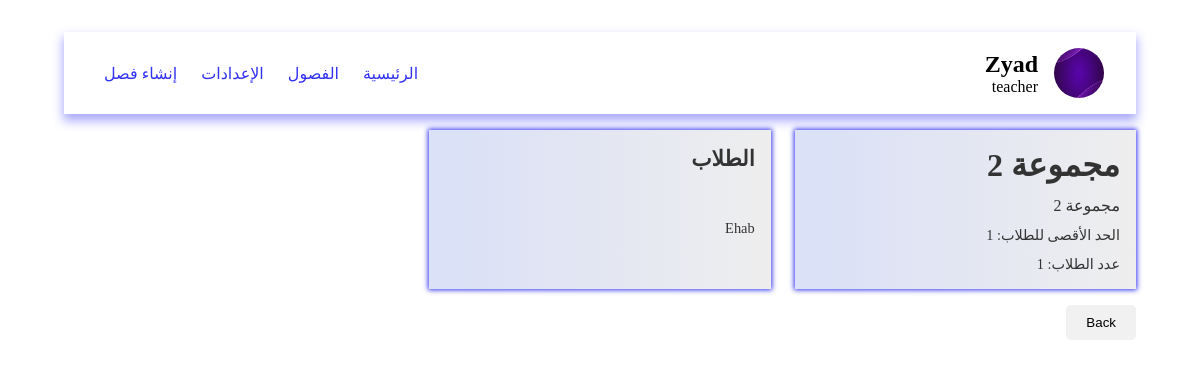
/pages/viewGroupDetails.php?id=14 (signed in), run on the app's committed database.
### tables this page shows
CREATE TABLE groups (
    id INTEGER PRIMARY KEY, 
    title TEXT, 
    description TEXT, 
    "limit" INTEGER, 
    members INTEGER, 
    class_id INTEGER);

CREATE TABLE users (
    id INTEGER PRIMARY KEY, 
    name TEXT, 
    email TEXT UNIQUE, 
    password TEXT UNIQUE, 
    role TEXT
);

### data/db.php (called while the page is built, shortened)
<?php
$db = new SQLite3('../data/database.db');
$db->exec('CREATE TABLE IF NOT EXISTS users (
    id INTEGER PRIMARY KEY,
    name TEXT,
    email TEXT UNIQUE,
    password TEXT UNIQUE,
    role TEXT
)');
$db->exec('CREATE TABLE IF NOT EXISTS classes (
    id INTEGER PRIMARY KEY,
    title TEXT,
    description TEXT,
    "limit" INTEGER,
    teacher_id INTEGER
)');
$db->exec('CREATE TABLE IF NOT EXISTS groups (
    id INTEGER PRIMARY KEY,
    title TEXT,
    description TEXT,
    "limit" INTEGER,
    members INTEGER,
    class_id INTEGER
)');
$db->exec('CREATE TABLE IF NOT EXISTS group_students (
    group_id INTEGER,
    student_id INTEGER
)');
function getGroup($id)
{
    global $db;
    $stmt = $db->prepare('SELECT * FROM groups WHERE id = :id');
    $stmt->bindValue(':id', $id, SQLITE3_INTEGER);
    $result = $stmt->execute();
    if ($result) {
        return $result->fetchArray(SQLITE3_ASSOC);
    }
    return null;
}
function getStudent($id)
{
    global $db;
    $stmt = $db->prepare('SELECT * FROM users WHERE id = :id AND role = "student"');
    $stmt->bindValue(':id', $id, SQLITE3_INTEGER);
    $result = $stmt->execute();
    if ($result) {
        return $result->fetchArray(SQLITE3_ASSOC);
    }
    return null;
}
function getGroupStudentsByGroupId($group_id)
{
    global $db;
    $stmt = $db->prepare('SELECT * FROM group_students WHERE group_id = :group_id');
    $stmt->bindValue(':group_id', $group_id, SQLITE3_INTEGER);
    $result = $stmt->execute();
    $students = [];
    while ($row = $result->fetchArray(SQLITE3_ASSOC)) {
        $students[] = getStudent($row['student_id']);
    }
    return $students;
}
function getStudentsByClassId($class_id)
{
    global $db;
    $stmt = $db->prepare('SELECT * FROM classes WHERE id = :id');
    $stmt->bindValue(':id', $class_id, SQLITE3_INTEGER);
    $result = $stmt->execute();
    $stmt = $db->prepare('SELECT * FROM groups WHERE class_id = :class
    ');
    $stmt->bindValue(':class', $class_id, SQLITE3_INTEGER);
    $result = $stmt->execute();
    $groups = [];
    while ($row = $result->fetchArray(SQLITE3_ASSOC)) {
        $groups[] = $row;
    }
    $students = [];
    foreach ($groups as $group) {
        $students = array_merge($students, getGroupStudentsByGroupId($group['id']));
    }
    return $students;
}
function getClassByGroupId($group_id)
{
    global $db;
    $group = getGroup($group_id);
    $stmt = $db->prepare('SELECT * FROM classes WHERE id = :id');
    $stmt->bindValue(':id', $group['class_id'], SQLITE3_INTEGER);
    $result = $stmt->execute();
    if ($result) {
        return $result->fetchArray(SQLITE3_ASSOC);
    }
    return null;
}
?>

### pages/viewGroupDetails.php (the view, shortened to what this page needs)
<?php
include '../data/db.php';
$group = $_GET['id'];
$group = getGroup($group);
$members = getGroupStudentsByGroupId($group['id']);
$class = getClassByGroupId($group['id']);
$students = getStudentsByClassId($class['id']);
?>
<!DOCTYPE html>
<html lang="ar" dir="rtl">
<head>
    <link rel="stylesheet" href="../styles/viewGroup.css">
</head>
<body>
    <?php include "../components/navbar.php" ?>
    <main class="container">
        <div class="group">
            <h1 class="title">
                <?php echo $group['title']; ?>
            </h1>
            <p class="desc">
                <?php echo $group['description']; ?>
            </p>
            <p class="limit">
                الحد الأقصى للطلاب:
                <?php echo $group['limit']; ?>
            </p>
            <p class="members">
                عدد الطلاب:
                <?php echo count($members); ?>
            </p>
        </div>
        <div class="members group">
            <h2>الطلاب</h2>
            <ul>
                <?php foreach ($members as $member) : ?>
                    <li>
                        <?php echo $member['name']; ?>
                    </li>
                <?php endforeach; ?>
            </ul>
        </div>
    </main>
    <button onclick="history.back()" class="back">Back</button>
</body>
</html>

### styles/viewGroup.css (style rules this page uses)
* { padding: 0; margin: 0; box-sizing: border-box; text-decoration: none; list-style: none; }
body { padding: 2rem 4rem; }
.container { display: grid; grid-template-columns: repeat(auto-fill, minmax(300px, 1fr)); gap: 1.5rem; }
.group { display: grid; gap: 0.75rem; background-image: linear-gradient(to right, #dbe1f6 10%, #eee); padding: 1.5rem 1rem; box-shadow: 0 0 5px 1px rgb(50, 50, 242); color: #333; cursor: pointer; }
.desc { font-size: 1rem; }
.limit { font-size: 0.9rem; }
.members { font-size: 0.9rem; }
.group { margin-top: 1rem; padding: 1rem; transition: 0.3s; }
.back { background-color: #f1f1f1; color: black; padding: 10px 20px; border: none; border-radius: 5px; cursor: pointer; margin-top: 1rem; }

### styles/navbar.css (style rules this page uses)
* { padding: 0; margin: 0; box-sizing: border-box; text-decoration: none; list-style: none; }

### data on the page
groups: title "مجموعة 2", description "مجموعة 2", limit "1"
users: name "Ehab"

### other printed values
$_SESSION['user']['name'] "Zyad"
$_SESSION['user']['role'] "teacher"
count($members) "1"
